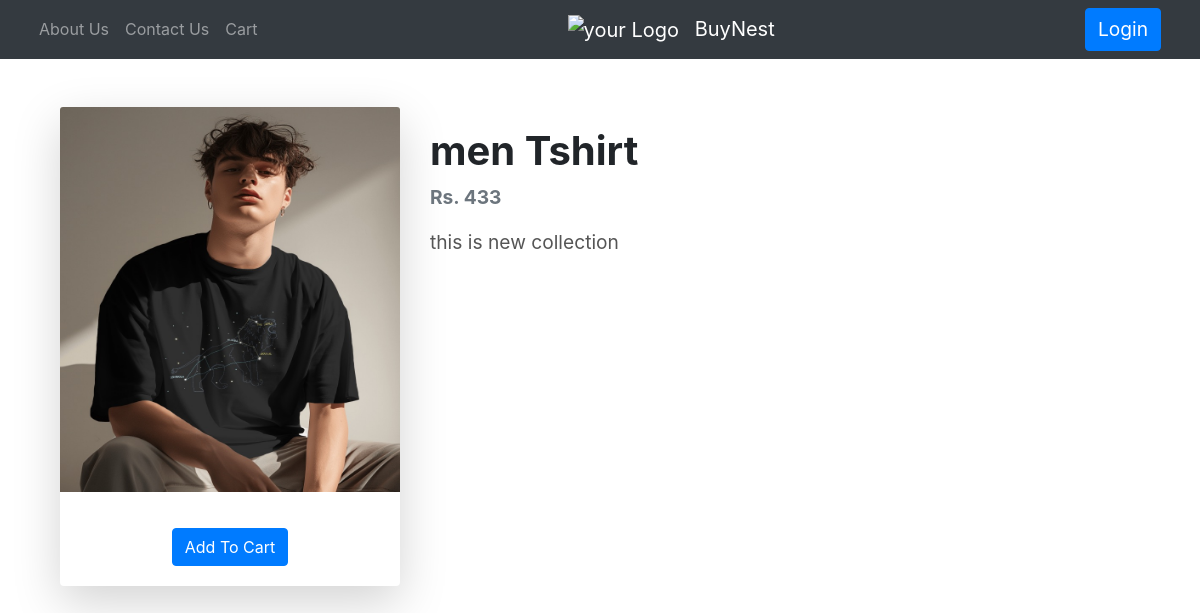
The page /ink/products/4 on the database its author committed.
### ink/models.py (models this page shows)
class product(models.Model):
    product_name = models.CharField(max_length=50)
    category = models.CharField(max_length=50, default="")
    sub_category = models.CharField(max_length=50, default="")
    desc = models.CharField(max_length=300)
    pub_date = models.DateField()
    image = models.ImageField(upload_to="ink/images", default="")
    price = models.IntegerField(default=0)
    def __str__(self):
        return self.product_name

### ink/views.py (the view)
# urls.py: path('products/<int:id>',views.prodView,name="productview"),
def prodView(request, id):
    product_instance = product.objects.get(id=id)  # Fetch a single object
    print(product_instance)
    return render(request, 'ink/prodView.html', {'products': product_instance})

### ink/templates/ink/prodView.html (shortened to what this page needs)
{% extends "ink/base.html" %}
{% load static %}
{% block content %}
<div class="container my-5">
    <div class="row">
        <div class="col-md-4">
            <div class="card shadow-lg border-0">
                <img src="/media/{{ products.image }}" class="card-img-top" alt="{{ products.product_name }}" width="350px" height="385px">
                <div class="card-body text-center">
                    <div class="d-flex justify-content-center mt-3">
                        <span id="divpr{{ products.id }}" class="divpr">
                            <button id="pr{{ products.id }}" class="btn btn-primary cart" onclick="addToCart({{ products.id }})">Add To Cart</button>
                        </span>
                    </div>
                </div>
            </div>
        </div>
        <div class="col-md-8">
            <div class="product-details">
                <h5 class="display-4 font-weight-bold">{{ products.product_name }}</h5>
                <p class="text-muted"><b>Rs. {{ products.price }}</b></p>
                <p class="text-justify">{{ products.desc }}</p>
            </div>
        </div>
    </div>
</div>
{% endblock content %}

### rows shown on the page
product: image (picture), product_name "men Tshirt", price "433", desc "this is new collection"
